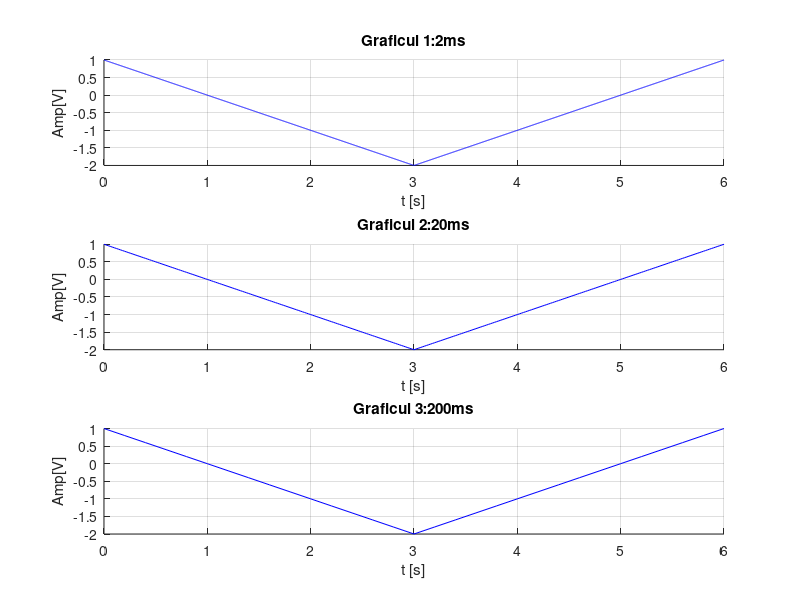

This figure's MATLAB source:
%Problema 2


%2ms
subplot(3,1,1)
x = 0:0.002: 3;
y = 1-x;
hold on
plot(x, y, 'b')
x=3:0.002:6;
y = x-5;
plot(x,y,'b')
grid
xlabel('t [s]')
ylabel('Amp[V]')
title('Graficul 1:2ms')

%20ms
subplot(3,1,2)
x = 0:0.02: 3;
y = 1-x;
hold on
plot(x, y, 'b')
x=3:0.02:6;
y = x-5;
plot(x,y,'b')
grid
xlabel('t [s]')
ylabel('Amp[V]')
title('Graficul 2:20ms')

%200ms
subplot(3,1,3)
x = 0:0.2: 3;
y = 1-x;
hold on
plot(x, y, 'b')
x=3:0.2:6;
y = x-5;
plot(x,y,'b')
grid
xlabel('t [s]')
ylabel('Amp[V]')
title('Graficul 3:200ms')